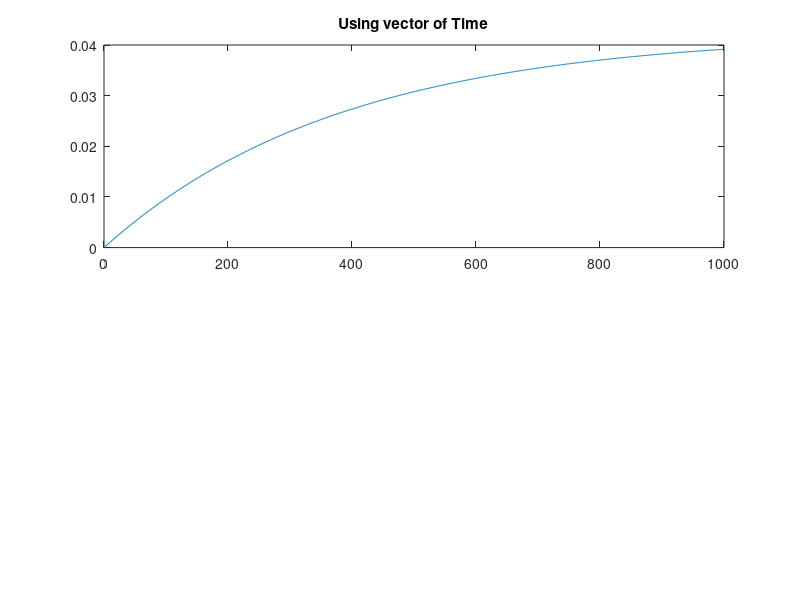

Recreate this plot in MATLAB.
% Recitation 2
% Julie Harrow
% Plot t vs. Ctce

clear all

%Inputs
Snapl = 1.1; % g/L
knapl = 0.0002; % day^-1
ktce = 0.0025; % day^-1
V = 10000; % L
q = 1; % L/day
tau = V/q; % day

%Coefficients
a = -(ktce + (1/tau));
b = (1/tau)*Snapl;

%Time 
t = 0:1:1000;

%Formula
Ctce = (b/a)*(exp(a*t)-1);

figure
subplot(2,1,1), plot(t,Ctce), title('Using vector of Time');

